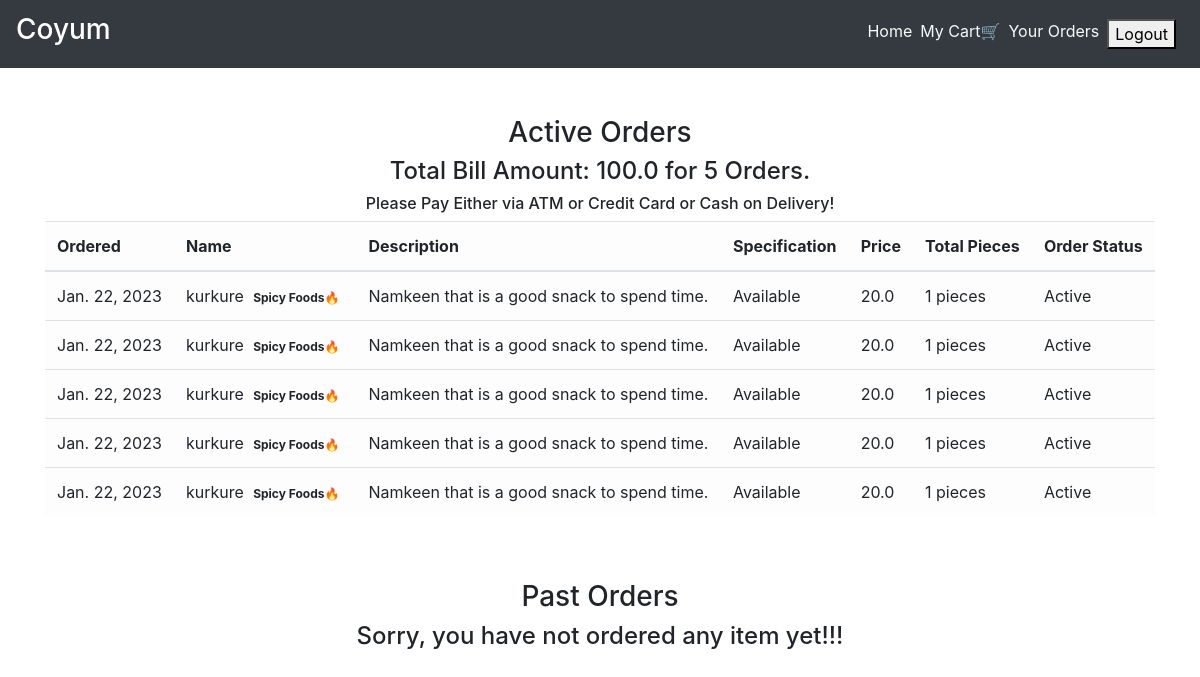
/order_details/ (signed in), run on the app's committed database.
### main/models.py (models this page shows, shortened)
class CartItems(models.Model):
    ORDER_STATUS = (
        ('Active', 'Active'),
        ('Delivered', 'Delivered')
    )
    user = models.ForeignKey(User, on_delete=models.CASCADE)
    item = models.ForeignKey(Item, on_delete=models.CASCADE)
    ordered = models.BooleanField(default=False)
    quantity = models.IntegerField(default=1)
    ordered_date = models.DateField(default=timezone.now)
    status = models.CharField(max_length=20, choices=ORDER_STATUS, default='Active')
    delivery_date = models.DateField(default=timezone.now)
    class Meta:
        verbose_name = 'Cart Item'
        verbose_name_plural = 'Cart Items'

class Item(models.Model):
    LABELS = (
        ('Best Selling Foods', 'Best Selling Foods'),
        ('New Food', 'New Food'),
        ('Spicy Foods🔥', 'Spicy Foods🔥'),
    )
    LABEL_COLOUR = (
        ('danger', 'danger'),
        ('success', 'success'),
        ('primary', 'primary'),
        ('info', 'info'),
        ('warning', 'warning'),
    )
    title = models.CharField(max_length=150)
    description = models.CharField(max_length=250,blank=True)
    price = models.FloatField()
    pieces = models.IntegerField(default=6)
    instructions = models.CharField(max_length=250,default="Available")
    image = models.ImageField(default='default.png', upload_to='images/')
    labels = models.CharField(max_length=25, choices=LABELS, blank=True)
    label_colour = models.CharField(max_length=15, choices=LABEL_COLOUR, blank=True)
    slug = models.SlugField(default="foods")
    created_by = models.ForeignKey(User, on_delete=models.CASCADE)

### main/views.py (the view)
# urls.py: path('order_details/', views.order_details, name='order_details'),
@login_required
def order_details(request):
    items = CartItems.objects.filter(user=request.user, ordered=True,status="Active").order_by('-ordered_date')
    cart_items = CartItems.objects.filter(user=request.user, ordered=True,status="Delivered").order_by('-ordered_date')
    bill = items.aggregate(Sum('item__price'))
    number = items.aggregate(Sum('quantity'))
    pieces = items.aggregate(Sum('item__pieces'))
    total = bill.get("item__price__sum")
    count = number.get("quantity__sum")
    total_pieces = pieces.get("item__pieces__sum")
    context = {
        'items':items,
        'cart_items':cart_items,
        'total': total,
        'count': count,
        'total_pieces': total_pieces
    }
    return render(request, 'main/order_details.html', context)

### main/templatetags/get_group.py (called while the page is built)
@register.filter(name='has_group')
def has_group(user, group_name):
    return user.groups.filter(name=group_name).exists()

### main/templates/main/order_details.html
{% extends "main/layout.html" %}
{% block content %}
<div class="cart">
    <div class="container">
        <div class="row">
            <div class="col-sm-12 mt-5">
                <h3 class="text-center">Active Orders</h3>
                {% if items %}
                <h4 class="text-center">Total Bill Amount: {{total}} for {{ count }} Orders.</h4>
                <h6 class="text-center">Please Pay Either via ATM or Credit Card or Cash on Delivery!</h6>
                <div class="table-responsive">
                    <table class="table table-light">
                        <thead>
                        <tr>
                            <th scope="col">Ordered</th>
                            <th scope="col">Name</th>
                            <th scope="col">Description</th>
                            <th scope="col">Specification</th>
                            <th scope="col">Price</th>
                            <th scope="col">Total Pieces</th>
                            <th scope="col">Order Status</th>
                        </tr>
                        </thead>
                        <tbody>
                            {% for item_active in items %}
                        <tr>
                            <td>{{ item_active.ordered_date }}</td>
                            <td>{{ item_active.item.title }} <span class="badge badge-{{ item_active.item.label_colour }}">{{ item_active.item.labels }}</span></td>
                            <td>{{ item_active.item.description }}</td>
                            <td>{{ item_active.item.instructions }}</td>
                            <td>{{ item_active.item.price }}</td>
                            <td>{{ item_active.item.pieces }} pieces</td>
                            <td>{{ item_active.status }}</td>
                        </tr>
                            {% endfor %}
                        </tbody>
                    </table>
                </div>
                {% else %}
                <h4 class="text-center">Sorry, you have not ordered any item yet!!!</h4>
                {% endif %}
            </div>
        </div>
        <div class="row">
            <div class="col-sm-12 mt-5">
                <h3 class="text-center">Past Orders</h3>
                {% if cart_items %}
                <div class="table-responsive">
                    <table class="table table-light">
                        <thead>
                        <tr>
                            <th scope="col">Ordered</th>
                            <th scope="col">Name</th>
                            <th scope="col">Description</th>
                            <th scope="col">Specification</th>
                            <th scope="col">Price</th>
                            <th scope="col">Total Pieces</th>
                            <th scope="col">Order Status</th>
                            <th scope="col">Delivery Date</th>
                        </tr>
                        </thead>
                        <tbody>
                            {% for cart in cart_items %}
                        <tr>
                            <td>{{ cart.ordered_date }}</td>
                            <td>{{ cart.item.title }} <span class="badge badge-{{ cart.item.label_colour }}">{{ cart.item.labels }}</span></td>
                            <td>{{ cart.item.description }}</td>
                            <td>{{ cart.item.instructions }}</td>
                            <td>{{ cart.item.price }}</td>
                            <td>{{ cart.item.pieces }} pieces</td>
                            <td>{{ cart.status }}</td>
                            <td>{{ cart.delivery_date }}</td>
                        </tr>
                            {% endfor %}
                        </tbody>
                    </table>
                </div>
                {% else %}
                <h4 class="text-center">Sorry, you have not ordered any item yet!!!</h4>
                {% endif %}
            </div>
        </div>
    </div>
</div>
{% endblock content %}

### main/templates/main/layout.html (shortened to what this page needs)
{% load get_group %}
{% load static %}
<!DOCTYPE html>
<html lang="en">
<head>
    <link rel="stylesheet" href="https://maxcdn.bootstrapcdn.com/bootstrap/4.0.0/css/bootstrap.min.css">
    <link rel="stylesheet" type="text/css" href="{% static 'main/styles.css' %}">
</head>
<body>
    <nav class="navbar navbar-expand-lg navbar-dark bg-dark">
        <a class="navbar-brand" href="/"><h3>Coyum</h3></a>
        <div class="collapse navbar-collapse" id="navbarNav">
            <ul class="navbar-nav ml-auto">
                    <li><a href="{% url 'main:home' %}" class="mr-2 text-light">Home</a></li>
                {% if user.is_authenticated %}
                    {% if request.user|has_group:"admin_owner" %}
                        <li><a href="{% url 'main:admin_dashboard' %}" class="mr-2 text-light">DashBoard</a></li>
                        <li>
                            <form class="logout-link" action="{% url 'accounts:logout' %}" method="post">
                                {% csrf_token %}
                                <button type="submit" class="mr-2">Logout</button>
                            </form>
                        </li>
                    {% else %}
                        <li><a href="{% url 'main:cart' %}" class="mr-2 text-light">My Cart🛒</a></li>
                        <li><a href="{% url 'main:order_details' %}" class="mr-2 text-light">Your Orders</a></li>
                        <li>
                            <form class="logout-link" action="{% url 'accounts:logout' %}" method="post">
                                <button type="submit" class="mr-2">Logout</button>
                            </form>
                        </li>
                    {% endif %}
                {% else %}
                    <li><a href="{% url 'accounts:login' %}" class="mr-2 text-light">Login</a></li>
                    <li><a href="{% url 'accounts:signup' %}" class="mr-2 text-light">SignUp</a></li>
                {% endif %}
            </ul>
        </div>
    </nav>
    <main role="main">
        {% block content %}{% endblock %}
    </main>

### data on the page
CartItems: ordered_date "Jan. 22, 2023", item "kurkure", item.labels "Spicy Foods🔥", item.description "Namkeen that is a good snack to spend time.", item.instructions "Available", item.price "20.0", item.pieces "1", status "Active"
CartItems: ordered_date "Jan. 22, 2023", item "kurkure", item.labels "Spicy Foods🔥", item.description "Namkeen that is a good snack to spend time.", item.instructions "Available", item.price "20.0", item.pieces "1", status "Active"
CartItems: ordered_date "Jan. 22, 2023", item "kurkure", item.labels "Spicy Foods🔥", item.description "Namkeen that is a good snack to spend time.", item.instructions "Available", item.price "20.0", item.pieces "1", status "Active"
CartItems: ordered_date "Jan. 22, 2023", item "kurkure", item.labels "Spicy Foods🔥", item.description "Namkeen that is a good snack to spend time.", item.instructions "Available", item.price "20.0", item.pieces "1", status "Active"
CartItems: ordered_date "Jan. 22, 2023", item "kurkure", item.labels "Spicy Foods🔥", item.description "Namkeen that is a good snack to spend time.", item.instructions "Available", item.price "20.0", item.pieces "1", status "Active"

### other printed values
{{ total }} "100.0"
{{ count }} "5"
